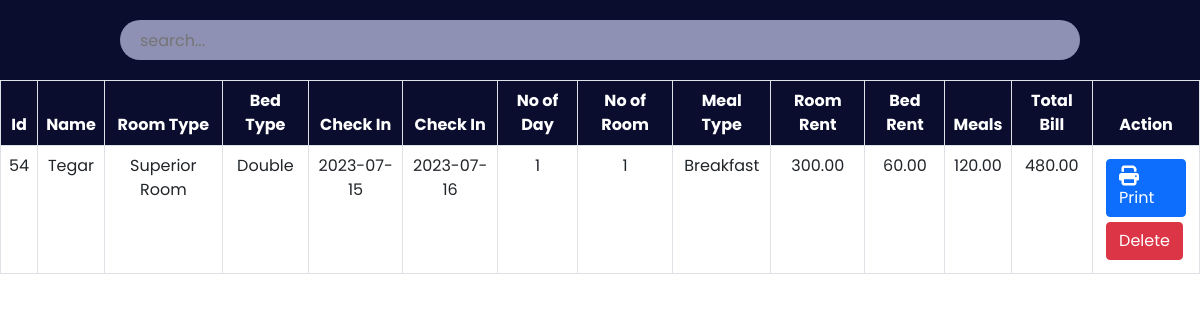
Screenshot of /admin/payment.php with the database file from the repository.
### tables this page shows
CREATE TABLE `payment` (
  `id` int(30) NOT NULL,
  `Name` varchar(30) NOT NULL,
  `Email` varchar(30) NOT NULL,
  `RoomType` varchar(30) NOT NULL,
  `Bed` varchar(30) NOT NULL,
  `NoofRoom` int(30) NOT NULL,
  `cin` date NOT NULL,
  `cout` date NOT NULL,
  `noofdays` int(30) NOT NULL,
  `roomtotal` double(8,2) NOT NULL,
  `bedtotal` double(8,2) NOT NULL,
  `meal` varchar(30) NOT NULL,
  `mealtotal` double(8,2) NOT NULL,
  `finaltotal` double(8,2) NOT NULL
);

### admin/payment.php (the view, shortened to what this page needs)
<?php
    include '../config.php';
?>
<!DOCTYPE html>
<html lang="en">
<head>
    <link href="https://cdn.jsdelivr.net/npm/bootstrap@5.0.2/dist/css/bootstrap.min.css" rel="stylesheet">
    <link rel="stylesheet" href="https://cdnjs.cloudflare.com/ajax/libs/font-awesome/6.2.0/css/all.min.css"/>
	<link rel="stylesheet" href="css/roombook.css">
</head>
<body>
	<div class="searchsection">
        <input type="text" name="search_bar" id="search_bar" placeholder="search..." onkeyup="searchFun()">
    </div>
    <div class="roombooktable" class="table-responsive-xl">
        <?php
            $paymanttablesql = "SELECT * FROM payment";
            $paymantresult = mysqli_query($conn, $paymanttablesql);
        ?>
        <table class="table table-bordered" id="table-data">
            <thead>
                <tr>
                    <th scope="col">Id</th>
                    <th scope="col">Name</th>
                    <th scope="col">Room Type</th>
                    <th scope="col">Bed Type</th>
                    <th scope="col">Check In</th>
                    <th scope="col">Check In</th>
					<th scope="col">No of Day</th>
                    <th scope="col">No of Room</th>
					<th scope="col">Meal Type</th>
                    <th scope="col">Room Rent</th>
                    <th scope="col">Bed Rent</th>
                    <th scope="col">Meals</th>
					<th scope="col">Total Bill</th>
                    <th scope="col">Action</th>
                </tr>
            </thead>
            <tbody>
            <?php
            while ($res = mysqli_fetch_array($paymantresult)) {
            ?>
                <tr>
                    <td><?php echo $res['id'] ?></td>
                    <td><?php echo $res['Name'] ?></td>
                    <td><?php echo $res['RoomType'] ?></td>
                    <td><?php echo $res['Bed'] ?></td>
					<td><?php echo $res['cin'] ?></td>
                    <td><?php echo $res['cout'] ?></td>
					<td><?php echo $res['noofdays'] ?></td>
                    <td><?php echo $res['NoofRoom'] ?></td>
                    <td><?php echo $res['meal'] ?></td>
                    <td><?php echo $res['roomtotal'] ?></td>
					<td><?php echo $res['bedtotal'] ?></td>
					<td><?php echo $res['mealtotal'] ?></td>
					<td><?php echo $res['finaltotal'] ?></td>
                    <td class="action">
                        <a href="invoiceprint.php?id= <?php echo $res['id']?>"><button class="btn btn-primary"><i class="fa-solid fa-print"></i>Print</button></a>
						<a href="paymantdelete.php?id=<?php echo $res['id']?>"><button class="btn btn-danger">Delete</button></a>
                    </td>
                </tr>
            <?php
            }
            ?>
            </tbody>
        </table>
    </div>
</body>
</html>

### admin/css/roombook.css (style rules this page uses)
:root { --bg-text-shadow: 0 2px 4px rgb(13 0 77 / 8%), 0 3px 6px rgb(13 0 77 / 8%), 0 8px 16px rgb(13 0 77 / 8%); --bg-box-shadow: 0px 0px 20px 6px rgba(26, 30, 164, 0.31); }
body { background-color: #ffff; }
* { margin: 0; padding: 0; font-family: 'Poppins', sans-serif; }
i { font-size: 20px; }
.searchsection { height: 80px; width: 100%; display: flex; justify-content: space-evenly; align-items: center; background-color: #0a0d2d; position: fixed; z-index: 500; }
#search_bar { height: 40px; width: 80%; border: none; background-color: rgba(195, 198, 233, 0.714); padding-left: 20px; border-radius: 30px; }
a { color: black; }
.roombooktable { position: absolute; color: #0a0d2d; margin-top: 80px; width: 100%; height: 100vh; padding-bottom: 900px; }
.roombooktable thead { background-color: #0a0d2d; color: white; text-align: center; }
.roombooktable tbody { text-align: center; }
.action a { text-decoration: none; }
.action button { display: flex; flex-wrap: wrap; margin: 5px; }

### rows the page displays
payment: id "54", Name "Tegar", RoomType "Superior Room", Bed "Double", cin "2023-07-15", cout "2023-07-16", noofdays "1", NoofRoom "1", meal "Breakfast", roomtotal "300.00", bedtotal "60.00", mealtotal "120.00", finaltotal "480.00"
